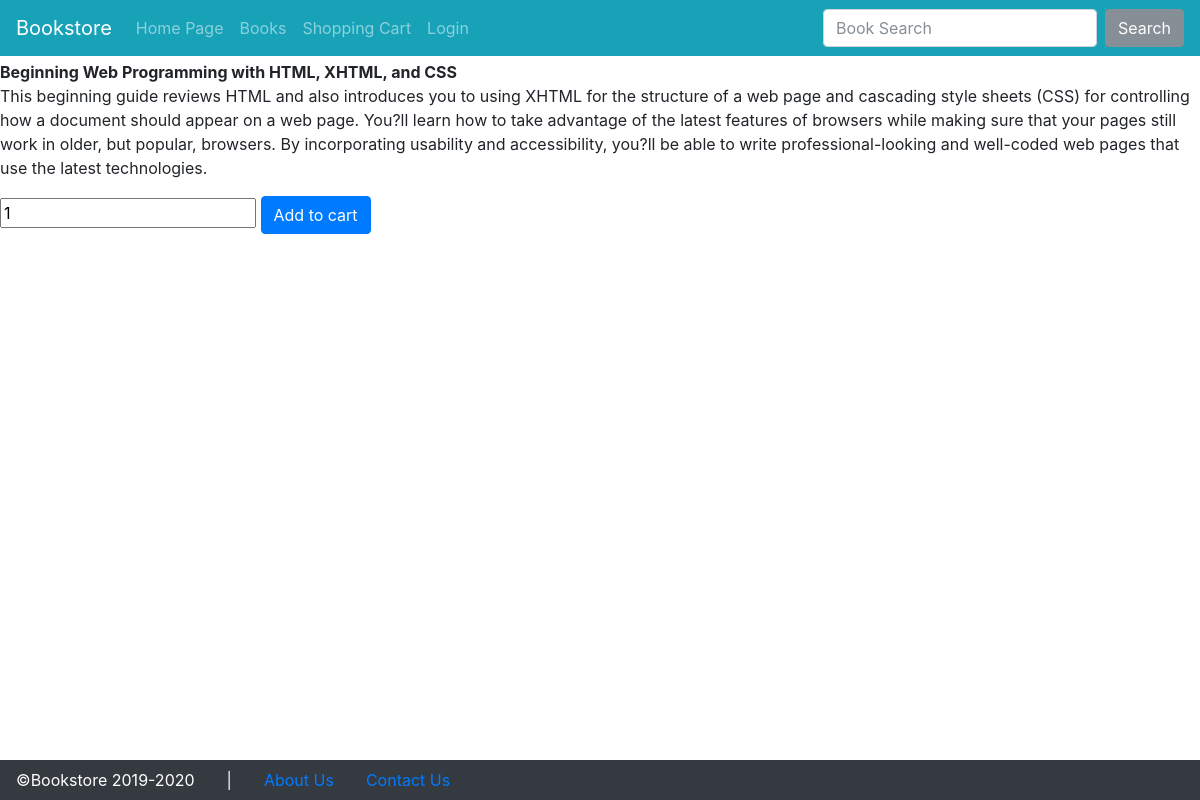
/index.php?p=productinfo&pid=14, run on the app's committed database.
### tables this page shows
CREATE TABLE `product` (
  `ID` int(11) NOT NULL,
  `Title` varchar(200) DEFAULT NULL,
  `author` int(11) NOT NULL,
  `Description` varchar(500) DEFAULT NULL,
  `Price` float DEFAULT NULL,
  `stock` int(11) UNSIGNED NOT NULL DEFAULT 0,
  `Category` int(11) DEFAULT NULL,
  `image` varchar(500) NOT NULL DEFAULT 'products/empty.png'
);

### internal/productinfo.php (the view, shortened to what this page needs)
<?php
$pid = $_REQUEST['pid'];
$sql = "select * from product where ID=?";
if( $stmt = $mysqli->prepare($sql) ) {
	$stmt->bind_param("i", $pid);
	$stmt->execute();
	$result = $stmt->get_result();
	while ($row = $result->fetch_assoc()) {
		print "<b>$row[Title]</b>".
		"<p>$row[Description]</p>".
		"<form onsubmit='add_cart(event, $row[ID])'>
			<input id='qty' type='number' min='1' step='1' value='1' name='qty'>
			<button type='submit' class='btn btn-primary' id='btn_add_cart'>Add to cart</button>
		</form>
		";
	}
}
?>

### index.php (shortened to what this page needs)
<!doctype html>
<html lang="en">
<head>
    <link href="./bootstrap/bootstrap.min.css" rel="stylesheet">
    <link href="./css/select2.min.css" rel="stylesheet">
    <link href="./css/select2-bootstrap4.min.css" rel="stylesheet">
    <link href="./bootstrap/dashboard.css" rel="stylesheet">
    <link href="./css/datatables.min.css" rel="stylesheet">
    <link href="./css/custom.css" rel="stylesheet">
    <link href="./css/toastr.min.css" rel="stylesheet">
  </head>
<body>
    <header>
      <nav id="topNavbar" class="navbar navbar-expand-<?php if($_SESSION['username']!='?') echo "lg"; else echo "md";?> navbar-dark bg-info">
        <a class="navbar-brand" href="#">Bookstore</a>
        <div class="collapse navbar-collapse" id="navbarsExampleDefault">
          <ul class="navbar-nav mr-auto">
          <?php if($_SESSION['is_admin']):?>
			<li class="nav-item<?php if($_SERVER['QUERY_STRING'] == 'p=author_manage') echo ' active';?>">
              <a class="nav-link" href="?p=author_manage">Author Management</a>
            </li>
            <li class="nav-item<?php if($_SERVER['QUERY_STRING'] == 'p=book_manage') echo ' active';?>">
              <a class="nav-link" href="?p=book_manage">Book Management</a>
            </li>
			<li class="nav-item<?php if($_SERVER['QUERY_STRING'] == 'p=category_manage') echo ' active';?>">
              <a class="nav-link" href="?p=category_manage">Category Management</a>
            </li>
            <li class="nav-item<?php if($_SERVER['QUERY_STRING'] == 'p=orders_manage') echo ' active';?>">
              <a class="nav-link" href="?p=orders_manage">Order Management</a>
            </li>
	<li class="nav-item<?php if($_SERVER['QUERY_STRING'] == 'p=coupon_manage') echo ' active';?>">
              <a class="nav-link" href="?p=coupon_manage">Coupon Management</a>
            </li>
            <li class="nav-item">
              <a class="nav-link" href="?p=logout">Logout</a>
            </li>
          <?php else:?>
          <?php if($_SESSION['username']!='?'):?>
            <li class="nav-item<?php if($_SERVER['QUERY_STRING'] == '' || $_SERVER['QUERY_STRING'] == 'p=start') echo ' active';?>">
              <a class="nav-link" href="index.php?p=start">Home Page</a>
            </li>
            <li class="nav-item<?php if($_SERVER['QUERY_STRING'] == 'p=products') echo ' active';?>">
              <a class="nav-link" href="?p=products">All Books</a>
            </li>
            <li class="nav-item<?php if($_SERVER['QUERY_STRING'] == 'p=cart') echo ' active';?>">
              <a class="nav-link" href="?p=cart">Shopping Cart</a>
            </li>
            <li class="nav-item<?php if($_SERVER['QUERY_STRING'] == 'p=myorders') echo ' active';?>">
              <a class="nav-link " href="?p=myorders">My orders</a>
            </li>
            <li class="nav-item<?php if($_SERVER['QUERY_STRING'] == 'p=myinfo') echo ' active';?>">
              <a class="nav-link" href="?p=myinfo">My Account</a>
            </li>
            <li class="nav-item">
              <a class="nav-link" href="?p=logout">Logout</a>
            </li>
          <?php else:?>
            <li class="nav-item<?php if($_SERVER['QUERY_STRING'] == '' || $_SERVER['QUERY_STRING'] == 'p=start') echo ' active';?>">
              <a class="nav-link" href="index.php?p=start">Home Page</a>
            </li>
            <li class="nav-item<?php if($_SERVER['QUERY_STRING'] == 'p=products') echo ' active';?>">
              <a class="nav-link" href="?p=products">Books</a>
            </li>
            <li class="nav-item<?php if($_SERVER['QUERY_STRING'] == 'p=cart') echo ' active';?>">
              <a class="nav-link" href="?p=cart">Shopping Cart</a>
            </li>
            <li class="nav-item<?php if($_SERVER['QUERY_STRING'] == 'p=login') echo ' active';?>">
              <a class="nav-link" href="?p=login">Login</a>
            </li>
          <?php endif;?>
          <?php endif;?>
			</ul>
    <?php if(!$_SESSION['is_admin']): ?>
      <form id="searchBoxForm" method="GET" class="form-inline my-2 my-lg-0">
        <input class="form-control mr-sm-2" name="search" type="search" placeholder="Book Search" aria-label="Search" value="<?php if( isset($_SESSION['bookSearch']['searchbox'])) echo $_SESSION['bookSearch']['searchbox'];?>">
        <button class="btn btn-secondary my-2 my-sm-0" type="submit">Search</button>
      </form>
    <?php endif; ?>
        </div>
      </nav>
    </header>
<div class="container-fluid py-1 px-0" style="overflow: auto">
      <div class="row m-0">
<main id='maincontent' role="main" class="w-100 px-0">
<?php
$p = $_REQUEST['p'];
$pages = array('start','shopinfo','login','do_login','after_login','logout','myinfo','contact','products','cart','catinfo','productinfo','add_cart','empty_cart','buy_cart', 'orders_manage', 'book_manage', 'search_box', 'category_manage', 'author_manage', 'coupon_manage');
foreach($pages as $pp) {
	if($pp==$p) {
		require "internal/$p.php";
	}
}
?>
     </main>
      </div>
    </div>
    <div id="bottomFooter" class="text-white bg-dark">
      <div class="row align-items-center mx-0">
        <div class="nav-link">
          &copy;Bookstore 2019-2020
        </div>
        <div class="nav-link">|</div>
        <a class="nav-link" href="?p=shopinfo">About Us</a>
        <a class="nav-link" href="?p=contact">Contact Us</a>
      </div>
    </div>
  </body>
</html>

### css/custom.css (style rules this page uses)
html, body { height: 100%!important; overflow: hidden!important; margin: 0!important; padding: 0!important; }

### data on the page
product: Title "Beginning Web Programming with HTML, XHTML, and CSS", Description "This beginning guide reviews HTML and also introduces you to using XHTML for the structure of a web page and cascading style sheets (CSS) for controlling how a document should appear on a web page. You?ll learn how to take advantage of the latest features of browsers while making sure that your pages still work in older, but popular, browsers. By incorporating usability and accessibility, you?ll be able to write professional-looking and well-coded web pages that use the latest technologies."
